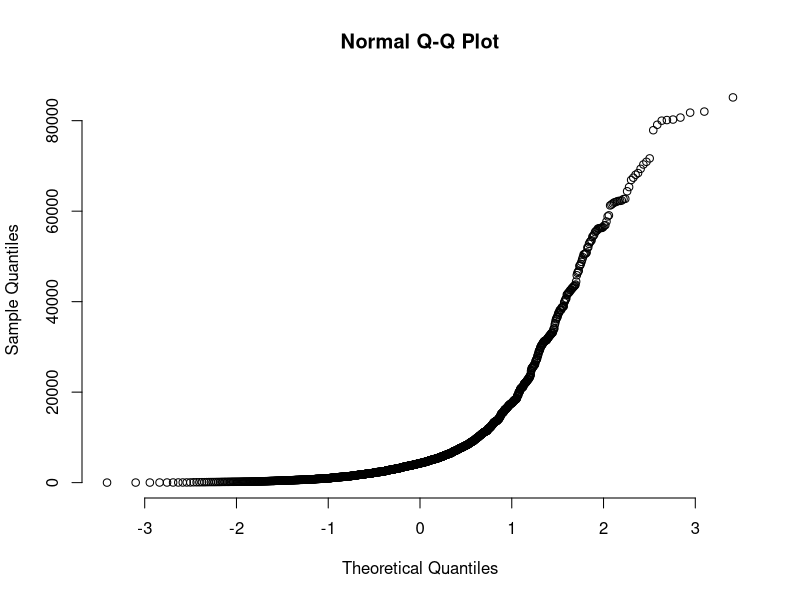
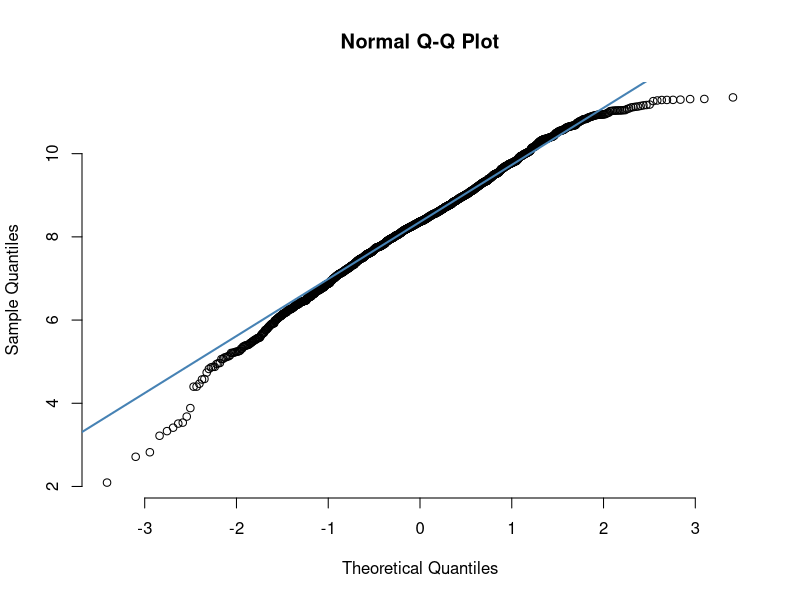
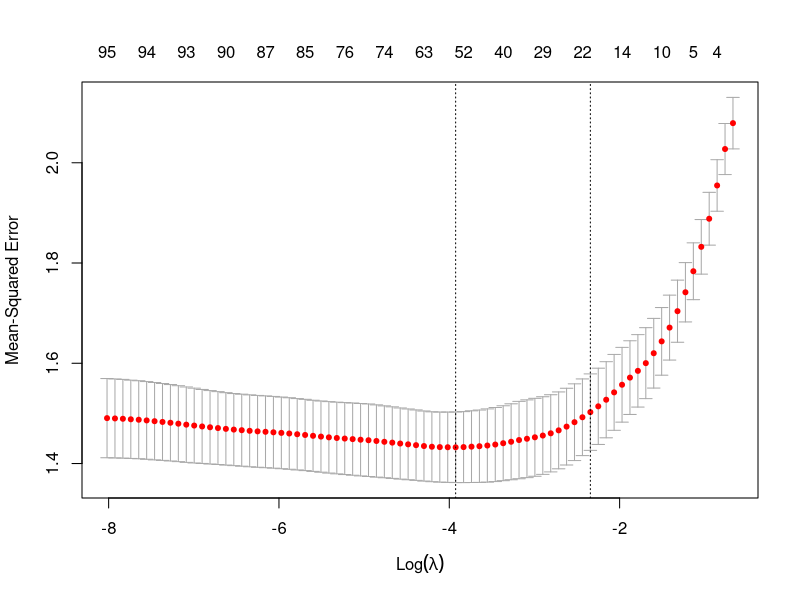

These figures' R source, in order: (Note: this script raises an error after producing the figures.)
library(dplyr)
library(ggplot2)
library(glmnet)
X_train = read.csv("X_train.csv")
X_test = read.csv("X_test.csv")
y_train = read.csv("y_train.csv", header=FALSE)
colnames(y_train) = c("post_total_cost")
y_test = read.csv("y_test.csv", header=FALSE)
colnames(y_test) = c("post_total_cost")
X = rbind(X_train, X_test)
y = rbind(y_train, y_test)
colnames(y) = c('post_total_cost')


cat_names = read.csv("cat_names.csv", header=TRUE)
cont_names = read.csv("cont_names.csv", header=TRUE)

categorical <- as.character(unlist(cat_names[1,]))
categorical

continuous <- as.character(unlist(cont_names[1,]))
continuous

#Check normality of target variable
qqnorm(y_train$post_total_cost, pch = 1, frame = FALSE)

#normality condition is violated. Transform the data
qqnorm(log(y_train$post_total_cost), pch = 1, frame = FALSE)
qqline(log(y_train$post_total_cost), col = "steelblue", lwd = 2)


#Fit the lasso model to the data
grid = 10^seq(10,-2,length=100)

#X_train = cbind(X_train, y_train)
#colnames(X_train)
#any(is.na(X_train))

X_tr = model.matrix( ~ ., X_train)

lasso.mod = glmnet(X_tr, as.matrix(log(y_train)), alpha=1, lambda = grid)

set.seed(1)
cv.out = cv.glmnet(X_tr, as.matrix(log(y_train)), alpha=1 )
plot(cv.out)

#
#X_test = cbind(X_test, y_test)
X_ts = model.matrix( ~ ., X_test)

(bestlam = cv.out$lambda.min)

lasso.pred = predict(lasso.mod, s = bestlam, newx = X_ts)
mean((lasso.pred-y_test$post_total_cost)^2)


#X = cbind(X, y) 
X_ = model.matrix( ~ ., X)

out = glmnet(X_,as.matrix(log(y)),alpha=1, lambda = grid)
lasso.coef = predict(out, type="coefficients", s=bestlam)
features = lasso.coef

features = data.frame(name = features@Dimnames[[1]][features@i + 1], coefficient = features@x)

##Go through each row and determine if a value is zero
row_sub = apply(features, 1, function(row) all(row !=0 ))
##Subset coefficient names to get selected features for linear regression model
selected_features = features[row_sub,]$name
selected_features
model_coef = features[row_sub,]$coefficient

selected_features[2:49]

##FIT THESE VALUES TO A LINEAR MODEL#


lm_data = X_train[names(X_train)[names(X_train) %in% selected_features[2:49]]]

lm_data2 = cbind(y_train, lm_data)

lmfit = lm(post_total_cost ~ ., data=lm_data2)
summary(lmfit)


#Write results of Linear model to txt
sink("lm.txt")
print(summary(lmfit))
sink()





# #Of the features selected through lasso regression
# #We will now analyze the colinearity between them
# #We've separated the categorical and continuous variables
# 
# cat_lm = lm_data2[names(lm_data2)[!names(lm_data2) %in% continuous]]
# cont_lm = lm_data2[names(lm_data2)[!names(lm_data2) %in% categorical]]
# 
# dim(cat_lm)
# dim(cont_lm)
# 
# colnames(cont_lm)
# 
# cont_lm %>%
#   cor()
# 
# 
# library(leaps)
# m2 = regsubsets(post_total_cost ~ ., data = lm_data2, method = "exhaustive")
# modelSum = summary(m2)
# 
# modelSum$adjr2


##########################################################
#FEATURE SELETION FOR CLASSIFICATION - HYPOTHESIS TESTING
##########################################################



#d2 = read.csv("projectTrain.csv")

M = cbind(X,y)
d2 = M
#Subset for diabetic patients only

d2 = d2[d2$drug_class == '*ANTIDIABETICS*',]
no_rows = dim(d2)[1]
#number of training observations
tr = no_rows*0.8

#Test set of data
d2_ts = d2[tr:no_rows,]

#Training set of data
d2_tr = d2[1:tr,]

categorical
getChi <- function(var, d){
  ##Return the chi-test hypothesis result
  #
  #Parameters: 
  #d: Dataframe containing cont and cat data
  #var: The column that we'll be doing chi-test on
  #
  #Returns: A list containing the var name and the pvalue
  t = d%>%
    select('pdc_80_flag', toString(var)) %>%
    table() %>%
    chisq.test()
  return(list(var , t$p.value))
}



chi_results = lapply(categorical, getChi, d2_tr)
chi_results

chi_df = as.data.frame(matrix(unlist(chi_results), nrow = length(unlist(chi_results[1]))))
chi_df = t(chi_df)
colnames(chi_df) = c("var", "pval")
chi_df = as.data.frame(chi_df)

chi_df$var = as.character(chi_df$var)
chi_df$pval = as.numeric(as.character(chi_df$pval))

#Selected Categorical features for classification
selected_cat_features = chi_df[(chi_df$pval < 0.05),]
dim(selected_cat_features)

###################################################################
#USE THESE FEATURES FOR KNN, NAIVE BAYES AND LOGISTIC REGRESSION
###################################################################

#Selected features for logistic regression
selected_features2 = chi_df[(chi_df$pval < 0.05),]$var
selected_features2

selected_features2 = as.array(selected_features2) 

#### THESE ARE THE FEATURES TO USE FOR CLASSIFICATION
selected_features2



#Separate the categorical and cont data
x_cats = d2_tr[,which(colnames(d2_tr) %in% selected_features2)]
x_cont = d2_tr[,which(colnames(d2_tr) %in% continuous)]
pdc_80_flag_ = d2_tr$pdc_80_flag

#Factorize categoricals
x_factors = model.matrix(pdc_80_flag ~ ., data=x_cats)[,-1]
dim(x_factors)

library(car)



#Get continuous features through hypothesis testing
getCont <- function(var, data){
   flag1 = data[data$pdc_80_flag == 1,]
   flag0 = data[data$pdc_80_flag == 0,]
   temp = as.data.frame(data[var])
   colnames(temp) = c("val")
   #Check for normality when pdc_80_flag is 1 and 0
   n1 = shapiro.test(flag1[,c(var)])
   n0 = shapiro.test(flag0[,c(var)])
   
   #If normality exists 
   if((n1$p.value > 0.05) & (n0$p.value > 0.05)){
     
     #Check for equal variance
     levene_ = leveneTest(temp$val ~ as.factor(data$pdc_80_flag))
     if(levene_$`Pr(>F)`[1] < 0.05){
       res = t.test(temp$val ~ data$pdc_80_flag, mu = 0, alternative = 'two.sided', conf = 0.95, var.eq = TRUE)
     }else{

       res = t.test(temp$val ~ data$pdc_80_flag, mu = 0, alternative = 'two.sided', conf = 0.95, var.eq = FALSE)
     }
     
   #If normality test doesnt pass then check medians
   }else{
     
     #Used for median comparison. Use if data is skewed
     res = wilcox.test(temp$val ~ data$pdc_80_flag, conf.int = T)
     
   }
  return(list(var, res$p.value))

}

test_stats_res = lapply(continuous, getCont, d2_tr)


test_res = as.data.frame(matrix(unlist(test_stats_res), nrow = length(unlist(test_stats_res[1]))))
test_res = t(test_res)
colnames(test_res) = c("var", "pval")
test_res = as.data.frame(test_res)

test_res$var = as.character(test_res$var)
test_res$pval = as.numeric(as.character(test_res$pval))

selected_cont_features = test_res[(test_res$pval < 0.05),]
dim(selected_cont_features)
selected_cont_features$var

continuous
selected_cat_features
selected_cat_features = selected_cat_features[complete.cases(selected_cat_features),]
selected_cat_features = selected_cat_features[selected_cat_features$var != "pdc_80_flag",]
X2 = d2_tr[c(selected_cont_features$var, selected_cat_features$var, "pdc_80_flag")]
X3 = d2_ts[c(selected_cont_features$var, selected_cat_features$var, "pdc_80_flag")]

X2
X2_ = model.matrix(pdc_80_flag ~ ., data = X2)[,-1]


glmmod = glmnet(X2_, y=as.factor(pdc_80_flag_), alpha=1, family = "binomial")
plot(glmmod, xvar = "lambda")


model_coef = as.data.frame(as.matrix(coef(glmmod)[,10]))
model_coef
bestlam2 = min(glmmod$lambda)

ix = which(model_coef[,1] != 0)
weights = model_coef[ix, 1]
weights
